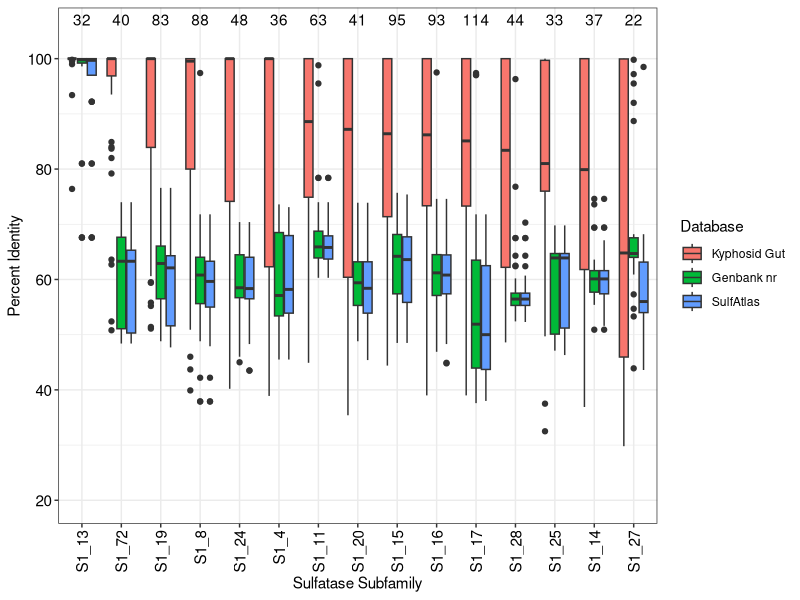
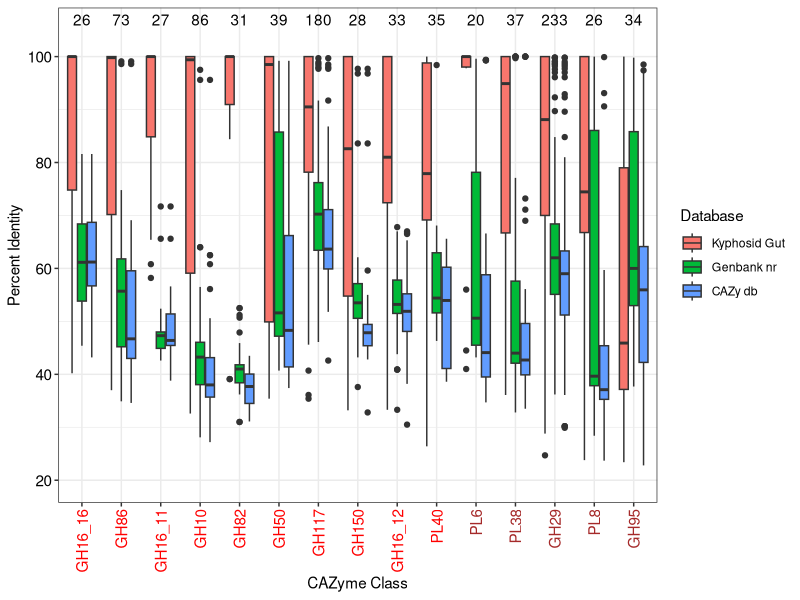

Recreate these plots in R, in order.
# Get visualization packages
if (!require('ggplot2')) install.packages('ggplot2'); library('ggplot2')
if (!require('RColorBrewer')) install.packages('RColorBrewer'); library('RColorBrewer')
if (!require('ggbeeswarm')) install.packages('ggbeeswarm'); library('ggbeeswarm')
if (!require('cowplot')) install.packages('cowplot'); library('cowplot')
if (!require('stringr')) install.packages('stringr'); library('stringr')

# Get data manipulation packages
if (!require('tidyverse')) install.packages('tidyverse'); library('tidyverse')
if (!require('tidyr')) install.packages('tidyr'); library('tidyr')
if (!require('dplyr')) install.packages('dplyr'); library('dplyr')


# Create a dataframe of all CAZyme and SulfAtlas annotations
df = as.data.frame(read.csv("data/cazy_sulf_nr.tsv", sep = "\t"))
df$annot = as.factor(df$annot)
df$nr_id = as.numeric(df$nr_id)
df$self_id = as.numeric(df$self_id)
df$sulf_id = as.numeric(df$sulf_id)
df$dbCAN_id = as.numeric(df$dbCAN_id)

# Get only the sulfatase annotations
df_sulf = df[str_detect(df$annot, "S1_"), ]

# tabulate the id variable
tab <- table(df_sulf$annot)
# Get the names of the ids that we care about.
# In this case the ids that occur >= 20 times
idx <- names(tab)[tab >= 20]
idx = c("S1_13", "S1_72", "S1_19", "S1_8", "S1_24", "S1_4", "S1_11", "S1_20", "S1_15", "S1_16", "S1_17", "S1_28", "S1_25", "S1_14", "S1_27")

# Only look at the data that we care about
df_sulf2 = df_sulf[df_sulf$annot %in% idx,]

df_sulf_pivot = df_sulf2 %>%
  pivot_longer(nr_id:sulf_id, names_to = "blast", values_to = "id")
df_sulf_pivot$blast =  factor(df_sulf_pivot$blast, levels = c("self_id", "nr_id", "sulf_id"))
df_sulf_pivot$annot = factor(df_sulf_pivot$annot,
                            idx)

# Get counts of how many genes in each section
sulf_summary = df_sulf_pivot %>% group_by(annot) %>% tally()
sulf_summary$n = sulf_summary$n / 3
sulf_summary$blast = "nr_id"


svg("sulf_boxplot.svg",width = 8, height = 4)
p <- ggplot(df_sulf_pivot, aes(annot, id, fill=blast))
p + geom_boxplot() + theme_bw() + scale_fill_discrete(labels=c('Kyphosid Gut', 'Genbank nr', 'SulfAtlas')) + guides(fill= guide_legend(title = "Database"))  +  xlab("Sulfatase Subfamily") + 
  ylab("Percent Identity") + theme(axis.text.x = element_text(size = 11, color = "black", angle = 90, vjust = 0.5, hjust=1), axis.text.y = element_text(size = 11, color = "black")) + ylim(20, 105) + 
  geom_text(data = sulf_summary,
            aes(annot, Inf, label = n), vjust = 1.5)
dev.off()

valid_cazy = c("GH16_16", "GH86", "GH16_11", "GH10", "GH82","GH50", "GH117", "GH150", "GH16_12", "PL40", "PL6", "PL38", "GH29", "PL8", "GH95")
cazy_colors = c("red","red","red","red","red","red","red","red","red","red","brown","brown","brown","brown","brown","brown","brown")
df_cazy = df[df$annot %in% valid_cazy,]
df_cazy_pivot = df_cazy %>%
  pivot_longer(c(nr_id, self_id, dbCAN_id), names_to = "blast", values_to = "id")
df_cazy_pivot$blast =  factor(df_cazy_pivot$blast, levels = c("self_id", "nr_id", "dbCAN_id"))
df_cazy_pivot$annot <- factor(df_cazy_pivot$annot,     # Reorder factor levels
                             valid_cazy)

cazy_summary = df_cazy_pivot %>% group_by(annot) %>% tally()
cazy_summary$n = cazy_summary$n / 3
cazy_summary$blast = "nr_id"


svg("cazy_boxplot.svg", width = 8, height = 4)
p <- ggplot(df_cazy_pivot, aes(annot, id, fill=blast))
p + geom_boxplot() + theme_bw() + scale_fill_discrete(labels=c('Kyphosid Gut', 'Genbank nr', 'CAZy db')) + guides(fill= guide_legend(title = "Database"))  +  xlab("CAZyme Class") + 
  ylab("Percent Identity")+ theme(axis.text.x = element_text(size = 11, color = cazy_colors,angle = 90, vjust = 0.5, hjust=1), axis.text.y = element_text(size = 11, color = "black")) + ylim(20, 105) +
  geom_text(data = cazy_summary,
            aes(annot, Inf, label = n), vjust = 1.5)
dev.off()


